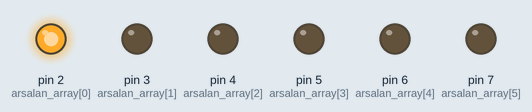
A sketch run on a simulated Arduino Uno, built with avr-gcc and run on an emulated ATmega328P. Parts: output pins drawn as LEDs (lit = HIGH).

Above: at 0.1 s.
At 4.1 s:
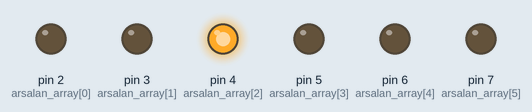
At 10.1 s:
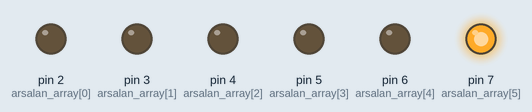
At 20.1 s:
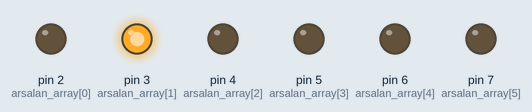
At 30.1 s:
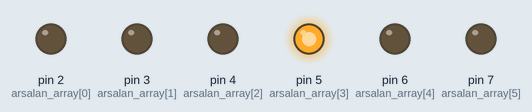
At 39.1 s:
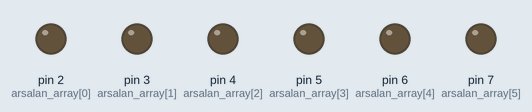
Timing chart, 0 to 40.0 s (numbered marks = the images above):
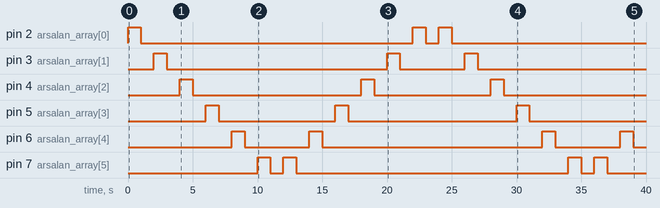

The sketch:

array_.ino
```cpp
int arsalan_array[]={2,3,4,5,6,7};
int i=0;
void setup() {

 for (i=0;i<6;i++)
{
  pinMode(arsalan_array[i],OUTPUT);
}
}
void loop() {
  for (i=0;i<6;i++)
  {
    digitalWrite(arsalan_array[i],HIGH);
    delay(1000);
    digitalWrite(arsalan_array[i],LOW);
    delay(1000);
    }
   for (i=5;i>=0;i--)
   {

    digitalWrite(arsalan_array[i],HIGH);
    delay(1000);
    digitalWrite(arsalan_array[i],LOW);
    delay(1000);
    }
    }
```

Measured:
- by itself, pin 2 (arsalan_array[0]): goes HIGH 1.0 s, LOW 21.0 s, HIGH 1.0 s, LOW 1.0 s, HIGH 1.0 s, then LOW
- by itself, pin 3 (arsalan_array[1]): goes HIGH 1.0 s, LOW 17.0 s, HIGH 1.0 s, LOW 5.0 s, HIGH 1.0 s, then LOW
- by itself, pin 4 (arsalan_array[2]): goes HIGH 1.0 s, LOW 13.0 s, HIGH 1.0 s, LOW 9.0 s, HIGH 1.0 s, then LOW
- by itself, pin 5 (arsalan_array[3]): goes HIGH 1.0 s, LOW 9.0 s, HIGH 1.0 s, LOW 13.0 s, HIGH 1.0 s, then LOW
- by itself, pin 6 (arsalan_array[4]): LOW → HIGH at 8.0 s, → LOW 1.0 s later, → HIGH 5.0 s later, → LOW 1.0 s later, … (8 changes in this stretch)
- by itself, pin 7 (arsalan_array[5]): LOW → HIGH at 10.0 s, → LOW 1.0 s later, → HIGH 1.0 s later, → LOW 1.0 s later, … (8 changes in this stretch)
